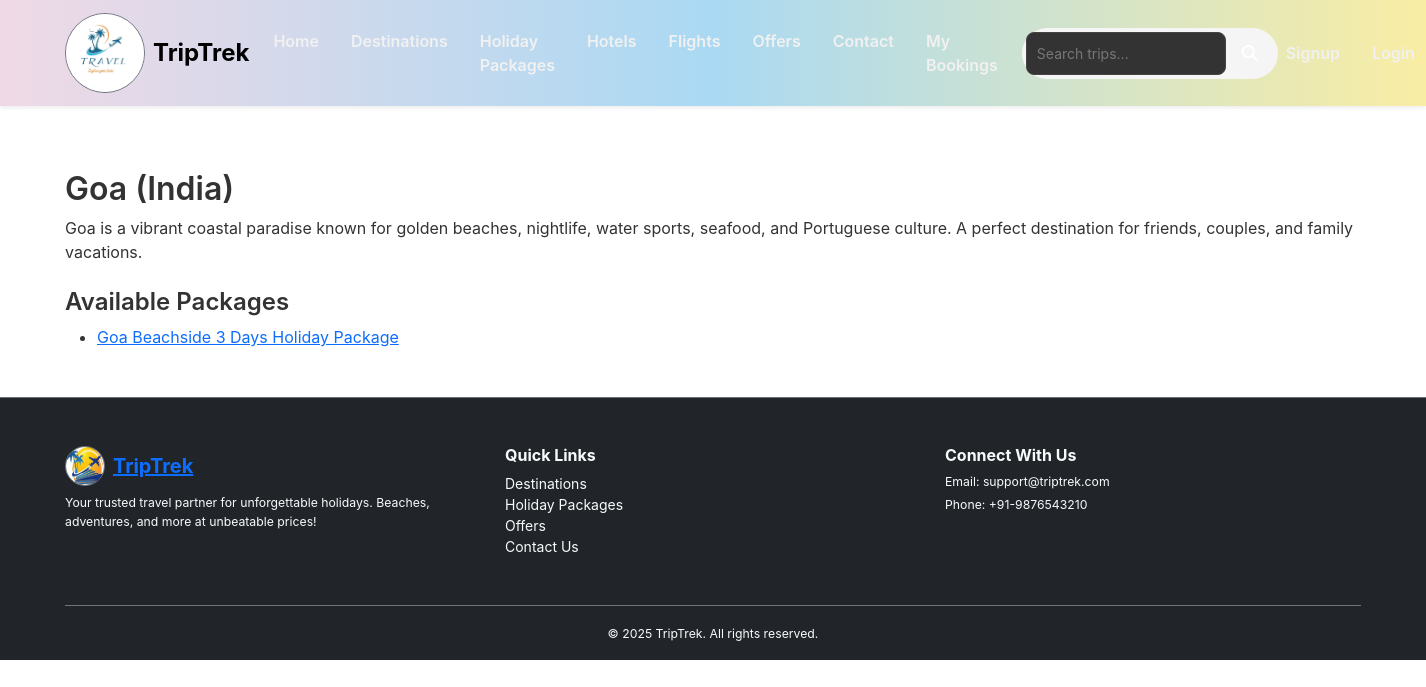
The page /destination/goa/ on the database its author committed.
### booking/models.py (models this page shows, shortened)
class Destination(models.Model):
    name = models.CharField(max_length=200)
    slug = models.SlugField(unique=True)
    country = models.CharField(max_length=100, blank=True)
    description = models.TextField(blank=True)
    cover_image = models.ImageField(upload_to="destinations/", blank=True, null=True)
    created_at = models.DateTimeField(auto_now_add=True)

class Package(models.Model):
    destination = models.ForeignKey(Destination, on_delete=models.CASCADE, related_name="packages")
    title = models.CharField(max_length=200)
    slug = models.SlugField(unique=True)
    short_description = models.CharField(max_length=255)
    description = models.TextField()
    price = models.DecimalField(max_digits=10, decimal_places=2)
    duration_days = models.IntegerField(default=1)
    total_slots = models.IntegerField(default=20)
    available_slots = models.IntegerField(default=20)
    start_date = models.DateField()
    end_date = models.DateField()
    cover_image = models.ImageField(upload_to="packages/", blank=True, null=True)
    created_at = models.DateTimeField(auto_now_add=True)

### booking/views.py (the view)
# urls.py: path("destination/<slug:slug>/", views.destination_detail, name="destination_detail"),
def destination_detail(request, slug):
    dest = get_object_or_404(Destination, slug=slug)
    packages = dest.packages.all()
    return render(request, "booking/destination_detail.html", {"destination": dest, "packages": packages})

### booking/templates/booking/destination_detail.html (shortened to what this page needs)
{% extends "booking/base.html" %}
{% block content %}
<h2>{{ destination.name }} ({{ destination.country }})</h2>
<p>{{ destination.description }}</p>
<h4 class="mt-4">Available Packages</h4>
<ul>
  {% for p in destination.packages.all %}
    <li>
      <a href="{% url 'package_detail' p.slug %}">{{ p.title }}</a>
    </li>
  {% empty %}
    <p>No packages available.</p>
  {% endfor %}
</ul>
{% endblock %}

### booking/static/css/style.css (style rules this page uses)
body { font-family: 'Inter', Arial, sans-serif; color: #333; }
h1, h2, h3, h4 { font-weight: 600; }

### rows shown on the page
Destination: name "Goa", country "India", description "Goa is a vibrant coastal paradise known for golden beaches, nightlife, water sports, seafood, and Portuguese culture. A perfect destination for friends, couples, and family vacations."
Package: title "Goa Beachside 3 Days Holiday Package"
